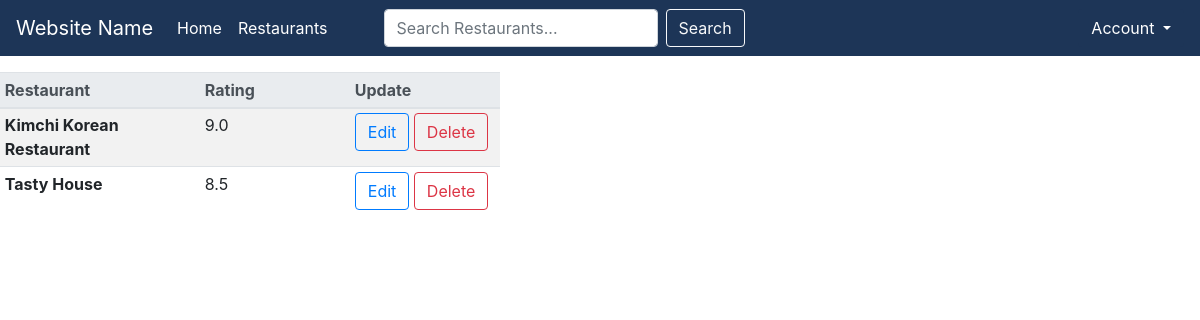
Before: /profile/2/ with the older database file.
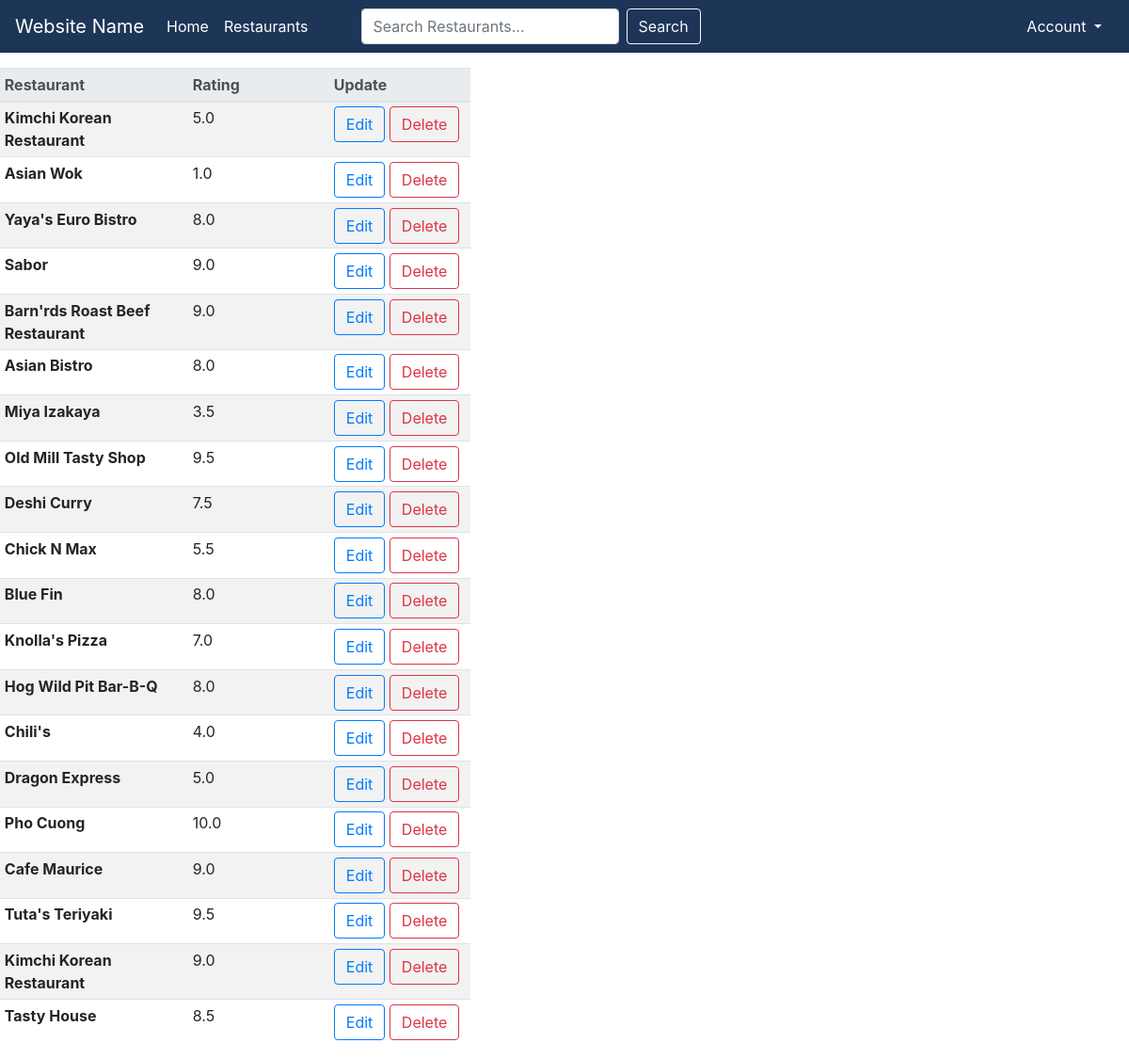
After: the same page with the newer database file.
### restaurants/models.py (models this page shows, shortened)
class Rating(models.Model):
    user = models.ForeignKey(
        User, on_delete=models.CASCADE, null=False)
    restaurant = models.ForeignKey(
        Restaurant, on_delete=models.CASCADE, null=False)
    rating = models.DecimalField(decimal_places=1, max_digits=3)
    review = models.TextField(null=True, blank=True)
    updated = models.DateTimeField(auto_now=True)
    created = models.DateTimeField(auto_now_add=True)
    class Meta:
        ordering = ['-updated', '-created']

class Restaurant(models.Model):
    name = models.CharField(max_length=100, null=False)
    tags = models.CharField(max_length=50, null=True)
    class Meta:
        db_table = "restaurant"
    def __str__(self):
        return self.name

### restaurants/views.py (the view)
# urls.py: path("profile/<str:pk>/", views.userProfile, name="user-profile"),
def userProfile(request, pk):
    user = User.objects.get(id=pk)
    ratings = Rating.objects.filter(user=pk)
    context = {'user': user, 'ratings': ratings}
    return render(request, "restaurants/profile.html", context)

### restaurants/templates/restaurants/profile.html (shortened to what this page needs)
{% extends 'restaurants/base.html' %}
{% block content %}
<table class="table table-striped table-sm" style="width:500px;">
    <thead class="thead-light">
      <tr>
        <th scope="col" style="width:200px;">Restaurant</th>
        <th scope="col" style="width:150px;">Rating</th>
        <th scope="col" style="width:150px;">Update</th>
      </tr>
    </thead>
    <tbody>
      {% for rating in ratings %}
      <tr>
        <th scope="row">{{rating.restaurant}}</th>
        <td>{{rating.rating}}</td>
        <td>
          <a
            class="btn btn-outline-primary"
            href="{% url 'update-rating' rating.id %}">Edit</a>
          <a
            class="btn btn-outline-danger"
            href="{% url 'delete-rating' rating.id %}">Delete</a>
        </td>
      </tr>
      {% endfor %}
    </tbody>
  </table>
{% endblock %}

### restaurants/templates/restaurants/base.html (shortened to what this page needs)
<!DOCTYPE html>
<html>
    <head>
        <link rel="stylesheet" href="https://stackpath.bootstrapcdn.com/bootstrap/4.3.1/css/bootstrap.min.css">
        <link href="https://cdn.jsdelivr.net/npm/select2@4.1.0-rc.0/dist/css/select2.min.css" rel="stylesheet" />
    </head>
    <body>
        <nav class="navbar sticky-top navbar-expand-lg navbar-dark mb-3" style="background-color: #1d3557">
            <a class="navbar-brand" href="/">Website Name</a>
            <div class="collapse navbar-collapse justify-content-between" id="navbarNavDropdown">
                <ul class="navbar-nav">
                    <li class="nav-item">
                        <a class="nav-link active" href="/">Home</a>
                    </li>
                    <li class="nav-item">
                        <a class="nav-link active" href="{% url 'restaurants' %}">Restaurants</a>
                    </li>
                    <form class="form-inline mb-0 ml-5" action="{% url 'restaurants' %}" method="POST">
                        <input class="form-control mr-sm-2" method="POST" type="search" placeholder="Search Restaurants..." aria-label="Search" name="search">
                        <button id="searchButton" class="btn btn-outline-light my-2 my-sm-0" type="submit">Search</button>
                    </form>
                </ul>
            </div>
            <div class="dropdown">
                <button class="btn darkBlue dropdown-toggle" type="button" id="dropdownMenuButton" data-toggle="dropdown" aria-haspopup="true" aria-expanded="false">
                    Account
                </button>
              </div>
        </nav>
        <div id="content", name="content">
            {% block content %}
            {% endblock %}
        </div>
    </body>
</html>

### restaurants/templates/restaurants/base.html (style rules this page uses)
.darkBlue { background-color: #1d3557; color: white; }
.nav-link { border-radius:5px; }

Changed rows visible on the page:
added Rating: restaurant "Kimchi Korean Restaurant", rating "5.0"
added Rating: restaurant "Asian Wok", rating "1.0"
added Rating: restaurant "Yaya's Euro Bistro", rating "8.0"
added Rating: restaurant "Sabor", rating "9.0"
added Rating: restaurant "Barn'rds Roast Beef Restaurant", rating "9.0"
added Rating: restaurant "Asian Bistro", rating "8.0"
added Rating: restaurant "Miya Izakaya", rating "3.5"
added Rating: restaurant "Old Mill Tasty Shop", rating "9.5"
added Rating: restaurant "Deshi Curry", rating "7.5"
added Rating: restaurant "Chick N Max", rating "5.5"
added Rating: restaurant "Blue Fin", rating "8.0"
added Rating: restaurant "Knolla's Pizza", rating "7.0"
added Rating: restaurant "Hog Wild Pit Bar-B-Q", rating "8.0"
added Rating: restaurant "Chili's", rating "4.0"
added Rating: restaurant "Dragon Express", rating "5.0"
added Rating: restaurant "Pho Cuong", rating "10.0"
added Rating: restaurant "Cafe Maurice", rating "9.0"
added Rating: restaurant "Tuta's Teriyaki", rating "9.5"
